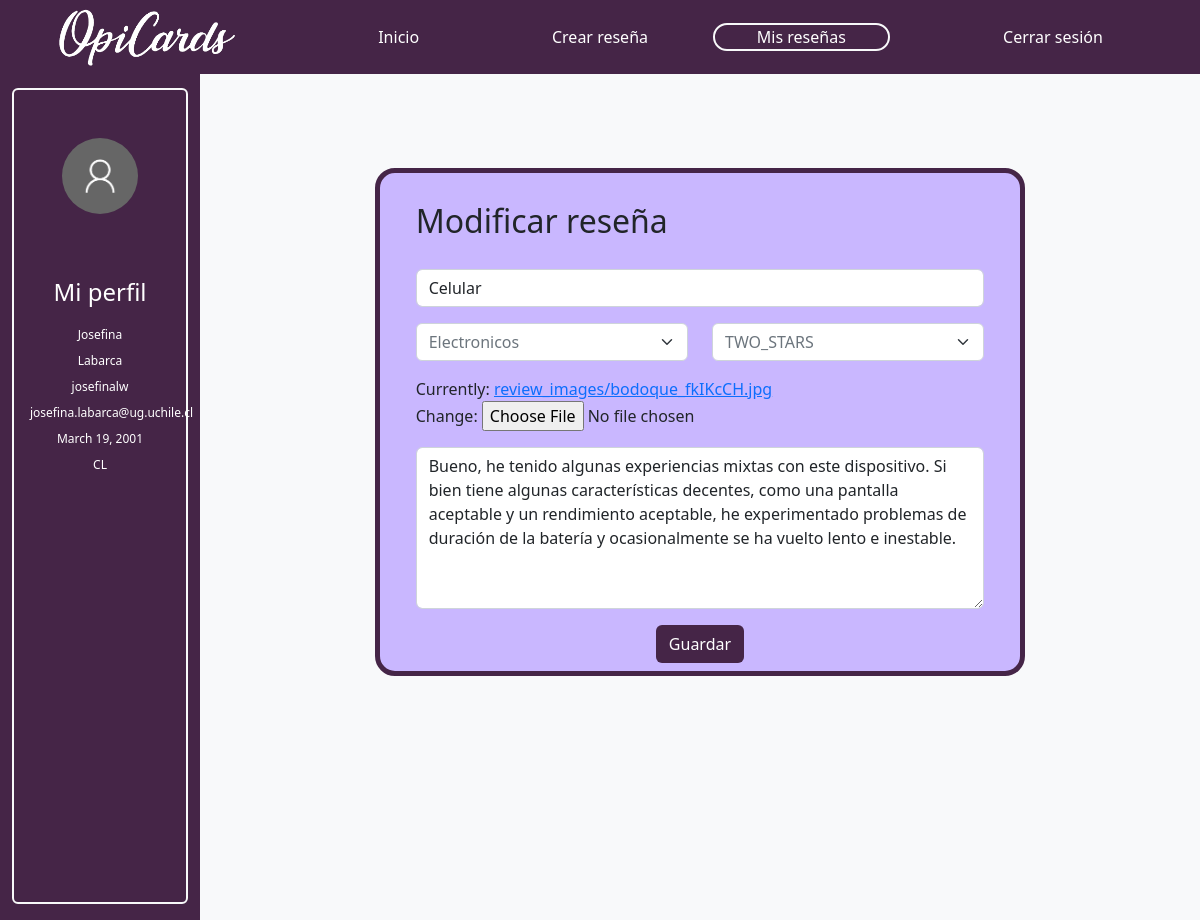
/modify/61 (signed in), run on the app's committed database.
### reviews/models.py (models this page shows, shortened)
class User(AbstractUser):
   birthdate = models.DateField(null=True, blank=True)
   country = models.CharField(max_length=50,  blank=True, null=True)

class Review(models.Model):  # Todolist able name that inherits models.Model
    product_name = models.CharField(max_length=100)# autodesc
    category = models.CharField(max_length=50,  blank=True, null=True)
    content =	models.TextField(max_length=500)# donde se obtuvo, es un alimento, herramienta, etc. como se utiliza, precio
    creation_date = models.DateField(default=timezone.now().strftime("%Y-%m-%d"))# autodesc
    CATEGORIES = [
       (1, "ONE_STAR"),
       (2, "TWO_STARS"),
       (3, "THREE_STARS"),
       (4, "FOUR_STARS"),
       (5, "FIVE_STARS"),
    ]
    punctuation = models.IntegerField(choices=CATEGORIES, default=CATEGORIES[2][1], help_text="Puntuación")
    likes = models.IntegerField(null=True, default=0)
    dislikes = models.IntegerField(null=True, default=0)
    author_nickname =  models.ForeignKey(User, blank=True, null=True, on_delete=models.CASCADE)# autodesc
    object_image = models.ImageField(null=True, blank=True, upload_to="review_images/")

### reviews/views.py (the view)
# urls.py: path('modify/<review_id>',views.ModifyReview,name='modify'),
def ModifyReview(request, review_id):
    if request.method == 'GET' and request.user.is_authenticated:
        review = Review.objects.filter(id=review_id)[0]
        PUNCTUATIONS=[
            (1, "ONE_STAR"),
            (2, "TWO_STARS"),
            (3, "THREE_STARS"),
            (4, "FOUR_STARS"),
            (5, "FIVE_STARS"),
        ]
        initial = {"product_name":review.product_name, "category":review.category, "content":review.content, "punctuation":review.punctuation, "object_image":review.object_image}
        form = CreateReviewForm(initial=initial)
        return render(request, 'reviews/ModifyReview.html', {'form':form, 'review': review, 'categories': categories})

### reviews/forms.py
class CreateReviewForm(forms.Form):
    product_name = forms.CharField(label="Nombre del Producto", required=True, widget=forms.TextInput(attrs={'placeholder':'Nombre del Producto', 'class': 'form-control'}))
    content = forms.CharField(label='Haz tu reseña...', widget=forms.Textarea(attrs={'placeholder':'Haz tu reseña...', 'class': 'form-control h-50'}), max_length=500)
    category = forms.ChoiceField(label='Select a country', widget=forms.Select(attrs={'class': 'form-select text-muted'}), choices=[(category['id'], category['name']) for category in categories],  required=True)
    PUNCTUATIONS=[
       ("1", "ONE_STAR"),
       ("2", "TWO_STARS"),
       ("3", "THREE_STARS"),
       ("4", "FOUR_STARS"),
       ("5", "FIVE_STARS"),
    ]
    punctuation = forms.ChoiceField(label="Puntuacion", widget=forms.Select(attrs={'class': 'form-select text-muted'}),choices=PUNCTUATIONS)
    object_image = forms.ImageField(label="Imagen del producto...")

### reviews/templates/reviews/ModifyReview.html (shortened to what this page needs)
<!DOCTYPE html>
{% load static %}
<html lang="en">
<head>
    <link href="https://cdn.jsdelivr.net/npm/bootstrap@5.2.0/dist/css/bootstrap.min.css" rel="stylesheet"></head>
    <link rel="stylesheet" type="text/css" href="{% static 'reviews/styles.css' %}">
</head>
<body>
    <nav class="navbar-expand fixed-top">
        <div class="p-2 morado-oscuro container-fluid">
          <div class="row row-cols-auto text-center d-flex align-items-center">
            {% if user.is_authenticated %}
            <div class="col-3">
              <a class="text-white navbar-brand" href="{% url 'ShowReviews' %}"><img src="{% static 'reviews/opicards.png' %}" width="180" height="58"></img></a>
            </div>
            {%else%}
            <div class="col-2">
              <a class="text-white navbar-brand" href="{% url 'ShowReviews' %}"><img class="mx-3" src="{% static 'reviews/opicards.png' %}" width="180" height="58"></img></a>
              </div>
            {%endif%}
            <div class="col-2">
              <a class="text-white nav-link" href="{% url 'ShowReviews' %}">Inicio</a>
            </div>
            <div class="col-2">
                <a class="text-white nav-link" href="{% url 'CreateReview' %}">Crear reseña</a>
            </div>
            <div class="col-2">
              <a class="text-white nav-link border border-2 border-light rounded-pill" href="{% url 'myReviews' %}">Mis reseñas</a>
            </div>
            {% if user.is_authenticated %}
            <div class="col-3">
                <a class="text-white nav-link" href="{% url 'logout' %}">Cerrar sesión</a>
            </div>
            {%endif%}
          </div>
        </div>
      </nav>
    {% if user.is_authenticated %}
        Welcome, {{ user.username }} (<a href="{% url 'logout' %}">logout</a>)
    {% else %}
        <a href="{% url 'login' %}">login</a>
    {% endif %}
    <div class="container-fluid min-vh-100 contenido pt-5">
        <div class="row row-cols-auto">
          <div class="col-2 morado-oscuro py-3">
          <div class="h-100  border border-2 rounded border-light">
            <div class="row p-5 justify-content-center">
              <img src="{% static 'reviews/user.png' %}" class="rounded-circle img-fluid">
            </div>
            <div class="row text-white text-center m-1">
              <div class="py-2 fs-4">Mi perfil</div>
              <div class="container-fluid justify-content-center">
                <div style="font-size: 12px;" class="row row-cols-1">
                  <div class="col mt-2">{{ user.first_name }}</div>
                  <div class="col mt-2">{{ user.last_name }}</div>
                  <div class="col mt-2">{{ user.username }}</div>
                  <div class="col mt-2">{{ user.email }}</div>
                  <div class="col mt-2">{{ user.birthdate }}</div>
                  <div class="col mt-2">{{ user.country }}</div>
                </div>
              </div>
            </div>
          </div>
          </div>
          <div class="col-10 bg-light">
            <div class="container-fluid contenido pt-5">
        <div class="row row-cols-auto min-vh-100">
          <div class="col-2">
          </div>
          <div class="col-8 py-5">
            <div class="row row-cols-1 borde morado-claro p-4">
            <form style="height: 450px;" action="{% url 'modifiedReview' review.id %}" method="post" enctype="multipart/form-data">
              <div class="col fs-2">
                Modificar reseña
              </div>
              <div class="col">
                <div class="mb-3 pt-4">
                  {{ form.product_name }}
                </div>
                <div style="height: 50%;" class="row">
                  <div class="col-6">
                    {{ form.category }}
                  </div>
                  <div class="col-6">
                      {{ form.punctuation }}
                </div>
                <div class="pt-2 pb-2">
                  {% if form.object_image %}
                </div>
                <div>
                  {{form.object_image}}
                </div>
                {% endif %}
                <div class="pt-3 pb-3">
                  {{ form.content }}
                  <div class="text-center mb-3">
                    <button type="submit" class="btn text-white mt-3 mb-0 morado-oscuro">Guardar</button>
                  </div>
                </div>
              </div>
            </div></form>
          </div>
      </div>
          </div>
        </div>
    </div>
</body>
</html>

### reviews/static/reviews/styles.css (style rules this page uses)
.borde { border-radius: 20px; border-style: solid; border-color: #452547; border-width: thick; }
.morado-oscuro { background-color:#452547; }
.morado-claro { background-color:#c9b7ff; }
.contenido { padding-top:88px; }

### data on the page
User: first_name "Josefina", last_name "Labarca", username "josefinalw", email "josefina.labarca@ug.uchile.cl", birthdate "March 19, 2001", country "CL"
Review: product_name "Celular", category "Electronicos", punctuation "TWO_STARS", content "Bueno, he tenido algunas experiencias mixtas con este dispositivo. Si bien tiene algunas características decentes, como una pantalla aceptable y un rendimiento aceptable, he experimentado problemas de duración de la batería y ocasionalmente se ha vuelto lento e inestable."
